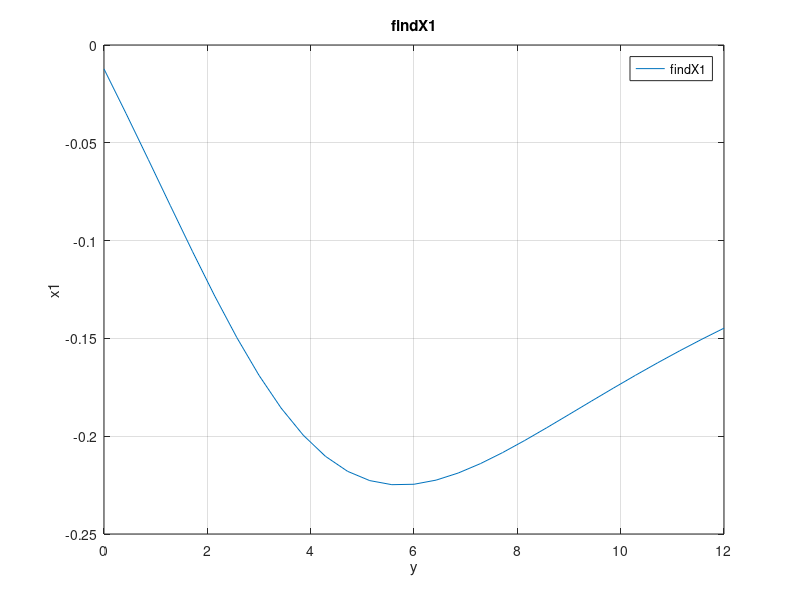
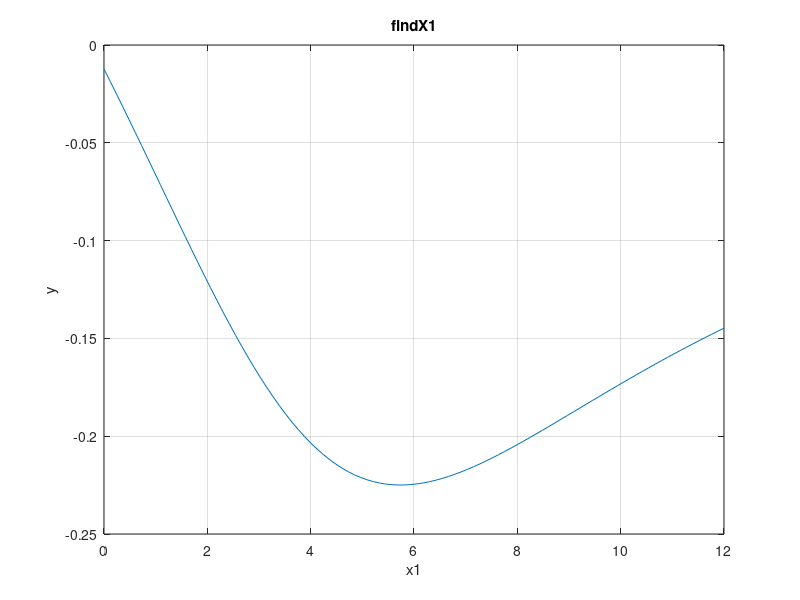

MATLAB code for these plots, in order:
function [] = lab6 ()
    % the commands required to produce the required output for parts 1 and 2 go here 
    % this is your "script"
    % Craig Isesele 100950074 - Lab 6
    
    % Part 1
    abc = [2 -14 5; 5 6 -2; 1 5 3];
    d = [52; 2; 17];

    
    sol1=inv(abc)*d;
    sol2=abc^-1*d;
    sol3=abc\d;

    printAll = @(f) fprintf('The values of a is %f, b is %f and c is %f\n', f);
    printOne = @(f, pos) fprintf('The values of b is %f\n', f(pos));

    printAll(sol1);
    printOne(sol1, 2);
    printAll(sol1);
    printOne(sol1, 2);
    printAll(sol1);
    printOne(sol1, 2);

%     2    -14    5    52
%     5     6    -2    2
%     1     5     3    17
% 
% row = row ? (element below pivot/ pivot) * pivot row 
% 
% (2,2) = 6 - (5/2) * -14 = 41
% (2,3) = -2 - (5/2) * 5 = -14.5
% (2,4) = 2 - (5/2) * 2 = -128
% 
% (3,2) = 5 - (1/2) * -14 = 12
% (3,3) = 3 - (1/2) * 5 = 0.5
% (3,4) = 17 - (1/2) * 52 = -9
% 
% 2    -14      5          52
% 0      41   -14.5      -128
% 0      12     0.5        -9
% 
% (3,3) = 0.5 - (12/41) * -14.5 = 4 61/82
% (3,4) = -9 - (12/41) * -128 = 28 19/41
% 
% 2    -14    5                52
% 0     41   -14.5           -128
% 0     0       4 61/82     28 19/41
% 
% 1. 2a-14b+5c=52
% 2. 41b - 14.5c = 128
% 3. 4 61/82c=28 19/41
% c = 6
% For 2 41b - 14.5c = -128
% b = (14.5c-128)/41 = -1
% b = -1
% For 3 2a-14b+5c=52
% a = 4
    
    % Part 2
    printAll(findAllX(0));
    figure(1)
    fplot(@findX1, [0 12])
    grid on;
    title('findX1')
    xlabel('y')
    ylabel('x1')

    figure(2)
    y  = linspace(0, 12, 100);
    x1 = zeros(size(y));
    for k = 1:length(y)
        x1(k) = findX1(y(k));
    end
    plot(y, x1)
    grid on;
    title('findX1')
    xlabel('x1')
    ylabel('y')
    
    a = fminbnd(@findX1,0,12);
    g = findX1(a);
    fprintf('The minimum value for x1 from 0 to 12 is %f and x1 equals %f\n',a,g);
    
    
    
    function [x1] = findX1 (Y)
        % solves system and returns value of x1 only % should make use of "findAllX"
        x = findAllX(Y);
        x1 = x(1);
    end
    function [x] = findAllX (Y)
        % solves system of equations and returns a vector of x values 
        % Input: Y
        % Output: a vector
        abc = [(5-Y) -4 4; -5 4+Y 3; 5 3 1+Y];
        d = [1; 4; 2];
        x = abc\d;
    end
end